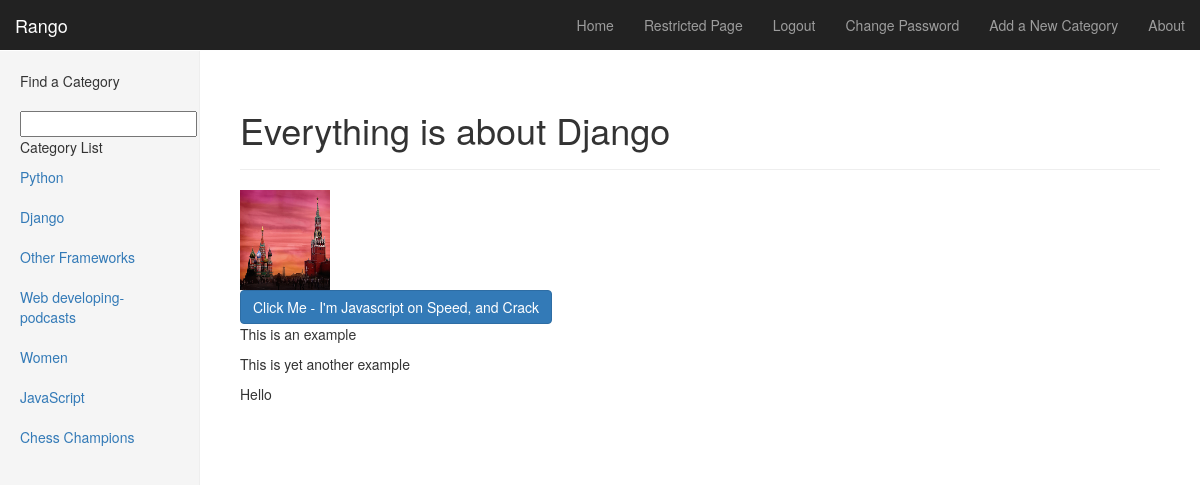
Page /rango/about/ (signed in) on the committed database.
### rango/models.py (models this page shows)
class Category(models.Model):
	name = models.CharField(max_length=128, unique=True)
	views = models.IntegerField(default=0)
	likes = models.IntegerField(default=0)
	slug = models.SlugField(unique=True)
	def save(self, *args, **kwargs):
		if self.views < 1:
			self.views = 0
		if self.likes < 1:
			self.likes = 0
		self.slug = slugify(self.name)
		super(Category, self).save(*args, **kwargs)
	def __unicode__(self):
		return self.name

### rango/views.py (the view)
def about(request):
	if request.session.get('visits'):
		count = request.session.get('visits')
	else:
		count = 0
	context_dict = {'aboutmessage': "Everything is about Django", 'visits': count}
	return render(request, 'rango/about.html', context_dict)

### rango/templatetags/rango_extras.py (called while the page is built)
@register.inclusion_tag('rango/cats.html')
def get_category_list(cat=None):
	return {'cats': Category.objects.all(), 'act_cat': cat}

### templates/rango/about.html (shortened to what this page needs)
{% extends "base.html" %}
{% load staticfiles %}
{% block body_block %}
	<div class="page-header">
		<h1>{{ aboutmessage }}</h1>
		</div>
	<img width="90" height="100" src="{% static "images/plaza.jpg" %}" /><br />
	<button id="about-btn">Click Me - I'm Javascript on Speed, and Crack</button>
	<p>This is an example</p>
	<p>This is yet another example</p>
	<div id="msg">Hello</div>
{% endblock %}

### templates/rango/cats.html (shortened to what this page needs)
{% if cats %}
	<ul class="nav nav-sidebar">
	{% for c in cats %}
		{% if c == act_cat %}<li class="active">
		{% else %}<li>{% endif %}
			<a href="{% url 'category' c.slug %}">{{ c.name }}</a></li>
	{% endfor %}
{% endif %}

### static/css/dashboard.css (style rules this page uses)
body { padding-top: 50px; }
.nav-sidebar { margin-right: -21px; margin-bottom: 20px; margin-left: -20px; }
.nav-sidebar > li > a { padding-right: 20px; padding-left: 20px; }
.main .page-header { margin-top: 0; }

### rows in the picture
Category: name "Python"
Category: name "Django"
Category: name "Other Frameworks"
Category: name "Web developing-podcasts"
Category: name "Women"
Category: name "JavaScript"
Category: name "Chess Champions"

### other values in the picture
{{ aboutmessage }} "Everything is about Django"
